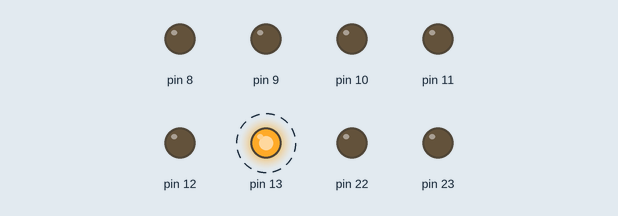
Recording of a sketch running on a simulated Arduino Uno, built with avr-gcc and run on an emulated ATmega328P. Shown: output pins drawn as LEDs (lit = HIGH). Dashed ring = blinking.

Above: at 0.5 s.
Timing chart, 0 to 4.6 s (numbered marks = the images above):
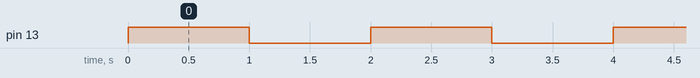

The sketch:

Blinky.ino
```cpp
#include <avr/io.h>
#include <util/delay.h>

int main(void){
    init();
     DDRB = 0xFF;
    while (1)
    {
        PORTB = 0b00100000;
        _delay_ms(1000);
        PORTB = 0b00000000;
        _delay_ms(1000);

    }
    return 0;
}

void init(){
    DDRB = 0b00100000;
}
```

Measured:
- by itself, pin 13: alternates HIGH for 1.0 s and LOW for 1.0 s
